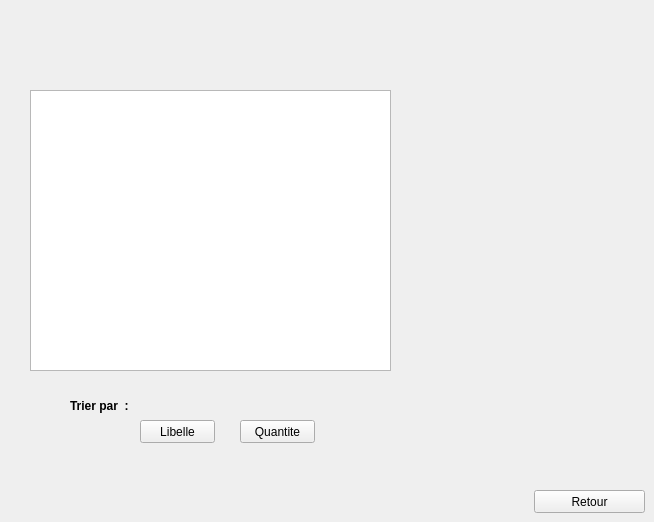
      <widget class="QWidget" name="tab_20">
       <attribute name="icon">
        <iconset>
         <normaloff>../../Projet C++/103781041_261928508227230_1140366451975261143_n.png</normaloff>../../Projet C++/103781041_261928508227230_1140366451975261143_n.png</iconset>
       </attribute>
       <attribute name="title">
        <string>Afficher</string>
       </attribute>
       <widget class="QTableView" name="afficherMatierePremiere">
        <property name="geometry">
         <rect>
          <x>30</x>
          <y>90</y>
          <width>361</width>
          <height>281</height>
         </rect>
        </property>
       </widget>
       <widget class="QLabel" name="label_22">
        <property name="geometry">
         <rect>
          <x>70</x>
          <y>390</y>
          <width>81</width>
          <height>31</height>
         </rect>
        </property>
        <property name="font">
         <font>
          <pointsize>9</pointsize>
          <weight>75</weight>
          <bold>true</bold>
         </font>
        </property>
        <property name="text">
         <string>Trier par  :</string>
        </property>
       </widget>
       <widget class="QPushButton" name="pushButton_6">
        <property name="geometry">
         <rect>
          <x>534</x>
          <y>490</y>
          <width>111</width>
          <height>23</height>
         </rect>
        </property>
        <property name="text">
         <string>Retour</string>
        </property>
       </widget>
       <widget class="QLabel" name="label_23">
        <property name="geometry">
         <rect>
          <x>420</x>
          <y>130</y>
          <width>141</width>
          <height>191</height>
         </rect>
        </property>
        <property name="text">
         <string/>
        </property>
        <property name="pixmap">
         <pixmap>../../Projet C++/afficher.jpg</pixmap>
        </property>
       </widget>
       <widget class="QPushButton" name="pushButton_7">
        <property name="geometry">
         <rect>
          <x>140</x>
          <y>420</y>
          <width>75</width>
          <height>23</height>
         </rect>
        </property>
        <property name="text">
         <string>Libelle</string>
        </property>
       </widget>
       <widget class="QPushButton" name="pushButton_8">
        <property name="geometry">
         <rect>
          <x>240</x>
          <y>420</y>
          <width>75</width>
          <height>23</height>
         </rect>
        </property>
        <property name="text">
         <string>Quantite</string>
        </property>
       </widget>
      </widget>
